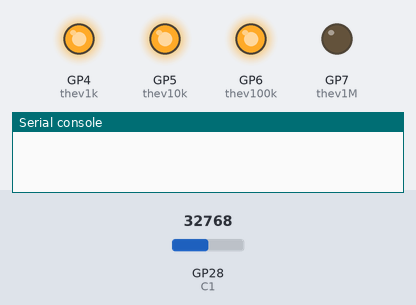
The program below on a simulated Raspberry Pi Pico running MicroPython. Shown: output pins drawn as LEDs (lit = HIGH), the last lines printed to the serial console. The inputs (shaded band) are chosen by the test bench; at power-on: GP28 (C1) = 32768 (analog values on the 0–65535 scale). Library files of the repository ran but are not shown: ST7735.py, sysfont.py. At 1.3 s the program stops and its outputs stay as they are.

Above: at 1.2 s.
1.3 s: GP28 (C1) set to 57670
At 2.5 s:
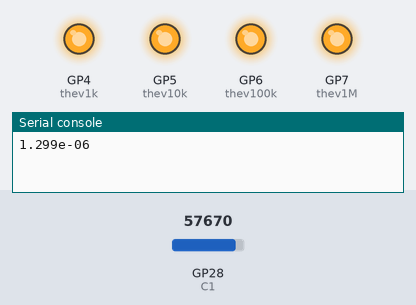
Timing chart, 0 to 2.8 s (numbered marks = the images above; inputs shaded):
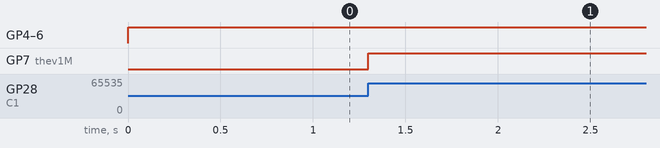

The program:

capacitance_test.py
```python
from machine import Timer, Pin, PWM, ADC, SPI
import time
import data
from ST7735 import TFT
from sysfont import sysfont

C1Ref = ADC(29)
C1 = ADC(28)
C2Ref = ADC(27)
C2 = ADC(26)

c1gnd = Pin(25, Pin.OUT)
c1gnd.value(0)
c2gnd = Pin(24, Pin.OUT)
c2gnd.value(0)
c3gnd = Pin(23, Pin.OUT)
c3gnd.value(0)
c4gnd = Pin(22, Pin.OUT)
c4gnd.value(0)

thev1k = Pin(4, Pin.OUT)
thev1k.value(1)
thev10k = Pin(5, Pin.OUT)
thev10k.value(1)
thev100k = Pin(6, Pin.OUT)
thev100k.value(1)
thev1M = Pin(7, Pin.OUT)
thev1M.value(1)

target = 0.632 * 65535 / 2 + 65535 / 2

initial_time = time.ticks_ms()
thev1M.value(0)
while C1.read_u16() < target:
    pass
final_time = time.ticks_ms()
thev1M.value(1)

tau = time.ticks_diff(final_time, initial_time)
print(tau/1000000000)
    
```

data.py
```python
sine = [32767, 32972, 33178, 33384, 33590, 33796, 34001, 34207, 34413, 34618, 34824, 35029, 35235, 35440, 35645, 35850, 36055, 36260, 36464, 36669, 36873, 37077, 37281, 37485, 37689, 37892, 38096, 38299, 38501, 38704, 38906, 39109, 39310, 39512, 39713, 39914, 40115, 40316, 40516, 40716, 40915, 41115, 41313, 41512, 41710, 41908, 42106, 42303, 42500, 42696, 42892, 43088, 43283, 43478, 43672, 43866, 44059, 44252, 44445, 44637, 44829, 45020, 45211, 45401, 45591, 45780, 45969, 46157, 46344, 46531, 46718, 46904, 47089, 47274, 47459, 47642, 47826, 48008, 48190, 48371, 48552, 48732, 48912, 49091, 49269, 49446, 49623, 49799, 49975, 50150, 50324, 50497, 50670, 50842, 51014, 51184, 51354, 51523, 51692, 51860, 52026, 52193, 52358, 52523, 52687, 52850, 53012, 53173, 53334, 53494, 53653, 53811, 53969, 54125, 54281, 54436, 54590, 54743, 54895, 55047, 55197, 55347, 55495, 55643, 55790, 55936, 56081, 56226, 56369, 56511, 56653, 56793, 56933, 57071, 57209, 57345, 57481, 57616, 57749, 57882, 58014, 58145, 58274, 58403, 58531, 58658, 58783, 58908, 59031, 59154, 59276, 59396, 59515, 59634, 59751, 59867, 59983, 60097, 60210, 60322, 60433, 60542, 60651, 60759, 60865, 60970, 61075, 61178, 61280, 61381, 61480, 61579, 61677, 61773, 61868, 61962, 62055, 62147, 62237, 62327, 62415, 62502, 62588, 62673, 62756, 62839, 62920, 63000, 63079, 63156, 63232, 63308, 63382, 63454, 63526, 63596, 63665, 63733, 63800, 63866, 63930, 63993, 64055, 64115, 64174, 64232, 64289, 64345, 64399, 64452, 64504, 64555, 64604, 64652, 64699, 64744, 64789, 64832, 64873, 64914, 64953, 64991, 65028, 65063, 65097, 65130, 65162, 65192, 65221, 65249, 65275, 65300, 65324, 65347, 65368, 65388, 65407, 65424, 65440, 65455, 65469, 65481, 65492, 65502, 65510, 65517, 65523, 65528, 65531, 65533, 65534, 65533, 65531, 65528, 65523, 65517, 65510, 65502, 65492, 65481, 65469, 65455, 65440, 65424, 65407, 65388, 65368, 65347, 65324, 65300, 65275, 65249, 65221, 65192, 65162, 65130, 65097, 65063, 65028, 64991, 64953, 64914, 64873, 64832, 64789, 64744, 64699, 64652, 64604, 64555, 64504, 64452, 64399, 64345, 64289, 64232, 64174, 64115, 64055, 63993, 63930, 63866, 63800, 63733, 63665, 63596, 63526, 63454, 63382, 63308, 63232, 63156, 63079, 63000, 62920, 62839, 62756, 62673, 62588, 62502, 62415, 62327, 62237, 62147, 62055, 61962, 61868, 61773, 61677, 61579, 61480, 61381, 61280, 61178, 61075, 60970, 60865, 60759, 60651, 60542, 60433, 60322, 60210, 60097, 59983, 59867, 59751, 59634, 59515, 59396, 59276, 59154, 59031, 58908, 58783, 58658, 58531, 58403, 58274, 58145, 58014, 57882, 57749, 57616, 57481, 57345, 57209, 57071, 56933, 56793, 56653, 56511, 56369, 56226, 56081, 55936, 55790, 55643, 55495, 55347, 55197, 55047, 54895, 54743, 54590, 54436, 54281, 54125, 53969, 53811, 53653, 53494, 53334, 53173, 53012, 52850, 52687, 52523, 52358, 52193, 52026, 51860, 51692, 51523, 51354, 51184, 51014, 50842, 50670, 50497, 50324, 50150, 49975, 49799, 49623, 49446, 49269, 49091, 48912, 48732, 48552, 48371, 48190, 48008, 47826, 47642, 47459, 47274, 47089, 46904, 46718, 46531, 46344, 46157, 45969, 45780, 45591, 45401, 45211, 45020, 44829, 44637, 44445, 44252, 44059, 43866, 43672, 43478, 43283, 43088, 42892, 42696, 42500, 42303, 42106, 41908, 41710, 41512, 41313, 41115, 40915, 40716, 40516, 40316, 40115, 39914, 39713, 39512, 39310, 39109, 38906, 38704, 38501, 38299, 38096, 37892, 37689, 37485, 37281, 37077, 36873, 36669, 36464, 36260, 36055, 35850, 35645, 35440, 35235, 35029, 34824, 34618, 34413, 34207, 34001, 33796, 33590, 33384, 33178, 32972, 32767, 32561, 32355, 32149, 31943, 31737, 31532, 31326, 31120, 30915, 30709, 30504, 30298, 30093, 29888, 29683, 29478, 29273, 29069, 28864, 28660, 28456, 28252, 28048, 27844, 27641, 27437, 27234, 27032, 26829, 26627, 26424, 26223, 26021, 25820, 25619, 25418, 25217, 25017, 24817, 24618, 24418, 24220, 24021, 23823, 23625, 23427, 23230, 23033, 22837, 22641, 22445, 22250, 22055, 21861, 21667, 21474, 21281, 21088, 20896, 20704, 20513, 20322, 20132, 19942, 19753, 19564, 19376, 19189, 19002, 18815, 18629, 18444, 18259, 18074, 17891, 17707, 17525, 17343, 17162, 16981, 16801, 16621, 16442, 16264, 16087, 15910, 15734, 15558, 15383, 15209, 15036, 14863, 14691, 14519, 14349, 14179, 14010, 13841, 13673, 13507, 13340, 13175, 13010, 12846, 12683, 12521, 12360, 12199, 12039, 11880, 11722, 11564, 11408, 11252, 11097, 10943, 10790, 10638, 10486, 10336, 10186, 10038, 9890, 9743, 9597, 9452, 9307, 9164, 9022, 8880, 8740, 8600, 8462, 8324, 8188, 8052, 7917, 7784, 7651, 7519, 7388, 7259, 7130, 7002, 6875, 6750, 6625, 6502, 6379, 6257, 6137, 6018, 5899, 5782, 5666, 5550, 5436, 5323, 5211, 5100, 4991, 4882, 4774, 4668, 4563, 4458, 4355, 4253, 4152, 4053, 3954, 3856, 3760, 3665, 3571, 3478, 3386, 3296, 3206, 3118, 3031, 2945, 2860, 2777, 2694, 2613, 2533, 2454, 2377, 2301, 2225, 2151, 2079, 2007, 1937, 1868, 1800, 1733, 1667, 1603, 1540, 1478, 1418, 1359, 1301, 1244, 1188, 1134, 1081, 1029, 978, 929, 881, 834, 789, 744, 701, 660, 619, 580, 542, 505, 470, 436, 403, 371, 341, 312, 284, 258, 233, 209, 186, 165, 145, 126, 109, 93, 78, 64, 52, 41, 31, 23, 16, 10, 5, 2, 0, 0, 0, 2, 5, 10, 16, 23, 31, 41, 52, 64, 78, 93, 109, 126, 145, 165, 186, 209, 233, 258, 284, 312, 341, 371, 403, 436, 470, 505, 542, 580, 619, 660, 701, 744, 789, 834, 881, 929, 978, 1029, 1081, 1134, 1188, 1244, 1301, 1359, 1418, 1478, 1540, 1603, 1667, 1733, 1800, 1868, 1937, 2007, 2079, 2151, 2225, 2301, 2377, 2454, 2533, 2613, 2694, 2777, 2860, 2945, 3031, 3118, 3206, 3296, 3386, 3478, 3571, 3665, 3760, 3856, 3954, 4053, 4152, 4253, 4355, 4458, 4563, 4668, 4774, 4882, 4991, 5100, 5211, 5323, 5436, 5550, 5666, 5782, 5899, 6018, 6137, 6257, 6379, 6502, 6625, 6750, 6875, 7002, 7130, 7259, 7388, 7519, 7651, 7784, 7917, 8052, 8188, 8324, 8462, 8600, 8740, 8880, 9022, 9164, 9307, 9452, 9597, 9743, 9890, 10038, 10186, 10336, 10486, 10638, 10790, 10943, 11097, 11252, 11408, 11564, 11722, 11880, 12039, 12199, 12360, 12521, 12683, 12846, 13010, 13175, 13340, 13507, 13673, 13841, 14010, 14179, 14349, 14519, 14691, 14863, 15036, 15209, 15383, 15558, 15734, 15910, 16087, 16264, 16442, 16621, 16801, 16981, 17162, 17343, 17525, 17707, 17891, 18074, 18259, 18444, 18629, 18815, 19002, 19189, 19376, 19564, 19753, 19942, 20132, 20322, 20513, 20704, 20896, 21088, 21281, 21474, 21667, 21861, 22055, 22250, 22445, 22641, 22837, 23033, 23230, 23427, 23625, 23823, 24021, 24220, 24418, 24618, 24817, 25017, 25217, 25418, 25619, 25820, 26021, 26223, 26424, 26627, 26829, 27032, 27234, 27437, 27641, 27844, 28048, 28252, 28456, 28660, 28864, 29069, 29273, 29478, 29683, 29888, 30093, 30298, 30504, 30709, 30915, 31120, 31326, 31532, 31737, 31943, 32149, 32355, 32561]
tri = [32768, 32899, 33030, 33161, 33292, 33423, 33554, 33685, 33816, 33947, 34078, 34209, 34340, 34471, 34603, 34734, 34865, 34996, 35127, 35258, 35389, 35520, 35651, 35782, 35913, 36044, 36175, 36306, 36438, 36569, 36700, 36831, 36962, 37093, 37224, 37355, 37486, 37617, 37748, 37879, 38010, 38141, 38273, 38404, 38535, 38666, 38797, 38928, 39059, 39190, 39321, 39452, 39583, 39714, 39845, 39976, 40108, 40239, 40370, 40501, 40632, 40763, 40894, 41025, 41156, 41287, 41418, 41549, 41680, 41811, 41943, 42074, 42205, 42336, 42467, 42598, 42729, 42860, 42991, 43122, 43253, 43384, 43515, 43646, 43778, 43909, 44040, 44171, 44302, 44433, 44564, 44695, 44826, 44957, 45088, 45219, 45350, 45481, 45613, 45744, 45875, 46006, 46137, 46268, 46399, 46530, 46661, 46792, 46923, 47054, 47185, 47316, 47448, 47579, 47710, 47841, 47972, 48103, 48234, 48365, 48496, 48627, 48758, 48889, 49020, 49152, 49283, 49414, 49545, 49676, 49807, 49938, 50069, 50200, 50331, 50462, 50593, 50724, 50855, 50987, 51118, 51249, 51380, 51511, 51642, 51773, 51904, 52035, 52166, 52297, 52428, 52559, 52690, 52822, 52953, 53084, 53215, 53346, 53477, 53608, 53739, 53870, 54001, 54132, 54263, 54394, 54525, 54657, 54788, 54919, 55050, 55181, 55312, 55443, 55574, 55705, 55836, 55967, 56098, 56229, 56360, 56492, 56623, 56754, 56885, 57016, 57147, 57278, 57409, 57540, 57671, 57802, 57933, 58064, 58195, 58327, 58458, 58589, 58720, 58851, 58982, 59113, 59244, 59375, 59506, 59637, 59768, 59899, 60030, 60162, 60293, 60424, 60555, 60686, 60817, 60948, 61079, 61210, 61341, 61472, 61603, 61734, 61865, 61997, 62128, 62259, 62390, 62521, 62652, 62783, 62914, 63045, 63176, 63307, 63438, 63569, 63700, 63832, 63963, 64094, 64225, 64356, 64487, 64618, 64749, 64880, 65011, 65142, 65273, 65404, 65535, 65403, 65272, 65141, 65010, 64879, 64748, 64617, 64486, 64355, 64224, 64093, 63962, 63831, 63700, 63568, 63437, 63306, 63175, 63044, 62913, 62782, 62651, 62520, 62389, 62258, 62127, 61996, 61865, 61733, 61602, 61471, 61340, 61209, 61078, 60947, 60816, 60685, 60554, 60423, 60292, 60161, 60030, 59898, 59767, 59636, 59505, 59374, 59243, 59112, 58981, 58850, 58719, 58588, 58457, 58326, 58195, 58064, 57932, 57801, 57670, 57539, 57408, 57277, 57146, 57015, 56884, 56753, 56622, 56491, 56360, 56229, 56097, 55966, 55835, 55704, 55573, 55442, 55311, 55180, 55049, 54918, 54787, 54656, 54525, 54394, 54262, 54131, 54000, 53869, 53738, 53607, 53476, 53345, 53214, 53083, 52952, 52821, 52690, 52559, 52428, 52296, 52165, 52034, 51903, 51772, 51641, 51510, 51379, 51248, 51117, 50986, 50855, 50724, 50593, 50461, 50330, 50199, 50068, 49937, 49806, 49675, 49544, 49413, 49282, 49151, 49020, 48889, 48758, 48626, 48495, 48364, 48233, 48102, 47971, 47840, 47709, 47578, 47447, 47316, 47185, 47054, 46923, 46791, 46660, 46529, 46398, 46267, 46136, 46005, 45874, 45743, 45612, 45481, 45350, 45219, 45088, 44957, 44825, 44694, 44563, 44432, 44301, 44170, 44039, 43908, 43777, 43646, 43515, 43384, 43253, 43122, 42990, 42859, 42728, 42597, 42466, 42335, 42204, 42073, 41942, 41811, 41680, 41549, 41418, 41287, 41155, 41024, 40893, 40762, 40631, 40500, 40369, 40238, 40107, 39976, 39845, 39714, 39583, 39452, 39321, 39189, 39058, 38927, 38796, 38665, 38534, 38403, 38272, 38141, 38010, 37879, 37748, 37617, 37486, 37354, 37223, 37092, 36961, 36830, 36699, 36568, 36437, 36306, 36175, 36044, 35913, 35782, 35651, 35519, 35388, 35257, 35126, 34995, 34864, 34733, 34602, 34471, 34340, 34209, 34078, 33947, 33816, 33684, 33553, 33422, 33291, 33160, 33029, 32898, 32767, 32636, 32505, 32374, 32243, 32112, 31981, 31850, 31718, 31587, 31456, 31325, 31194, 31063, 30932, 30801, 30670, 30539, 30408, 30277, 30146, 30015, 29883, 29752, 29621, 29490, 29359, 29228, 29097, 28966, 28835, 28704, 28573, 28442, 28311, 28180, 28048, 27917, 27786, 27655, 27524, 27393, 27262, 27131, 27000, 26869, 26738, 26607, 26476, 26345, 26214, 26082, 25951, 25820, 25689, 25558, 25427, 25296, 25165, 25034, 24903, 24772, 24641, 24510, 24379, 24247, 24116, 23985, 23854, 23723, 23592, 23461, 23330, 23199, 23068, 22937, 22806, 22675, 22544, 22412, 22281, 22150, 22019, 21888, 21757, 21626, 21495, 21364, 21233, 21102, 20971, 20840, 20709, 20577, 20446, 20315, 20184, 20053, 19922, 19791, 19660, 19529, 19398, 19267, 19136, 19005, 18874, 18743, 18611, 18480, 18349, 18218, 18087, 17956, 17825, 17694, 17563, 17432, 17301, 17170, 17039, 16908, 16776, 16645, 16514, 16383, 16252, 16121, 15990, 15859, 15728, 15597, 15466, 15335, 15204, 15073, 14941, 14810, 14679, 14548, 14417, 14286, 14155, 14024, 13893, 13762, 13631, 13500, 13369, 13238, 13106, 12975, 12844, 12713, 12582, 12451, 12320, 12189, 12058, 11927, 11796, 11665, 11534, 11403, 11272, 11140, 11009, 10878, 10747, 10616, 10485, 10354, 10223, 10092, 9961, 9830, 9699, 9568, 9437, 9305, 9174, 9043, 8912, 8781, 8650, 8519, 8388, 8257, 8126, 7995, 7864, 7733, 7602, 7470, 7339, 7208, 7077, 6946, 6815, 6684, 6553, 6422, 6291, 6160, 6029, 5898, 5767, 5636, 5504, 5373, 5242, 5111, 4980, 4849, 4718, 4587, 4456, 4325, 4194, 4063, 3932, 3801, 3669, 3538, 3407, 3276, 3145, 3014, 2883, 2752, 2621, 2490, 2359, 2228, 2097, 1966, 1834, 1703, 1572, 1441, 1310, 1179, 1048, 917, 786, 655, 524, 393, 262, 131, 0, 131, 262, 393, 524, 655, 786, 917, 1048, 1179, 1310, 1441, 1572, 1703, 1834, 1966, 2097, 2228, 2359, 2490, 2621, 2752, 2883, 3014, 3145, 3276, 3407, 3538, 3669, 3801, 3932, 4063, 4194, 4325, 4456, 4587, 4718, 4849, 4980, 5111, 5242, 5373, 5504, 5636, 5767, 5898, 6029, 6160, 6291, 6422, 6553, 6684, 6815, 6946, 7077, 7208, 7339, 7470, 7602, 7733, 7864, 7995, 8126, 8257, 8388, 8519, 8650, 8781, 8912, 9043, 9174, 9305, 9437, 9568, 9699, 9830, 9961, 10092, 10223, 10354, 10485, 10616, 10747, 10878, 11009, 11140, 11272, 11403, 11534, 11665, 11796, 11927, 12058, 12189, 12320, 12451, 12582, 12713, 12844, 12975, 13107, 13238, 13369, 13500, 13631, 13762, 13893, 14024, 14155, 14286, 14417, 14548, 14679, 14810, 14941, 15073, 15204, 15335, 15466, 15597, 15728, 15859, 15990, 16121, 16252, 16383, 16514, 16645, 16776, 16908, 17039, 17170, 17301, 17432, 17563, 17694, 17825, 17956, 18087, 18218, 18349, 18480, 18611, 18743, 18874, 19005, 19136, 19267, 19398, 19529, 19660, 19791, 19922, 20053, 20184, 20315, 20446, 20577, 20709, 20840, 20971, 21102, 21233, 21364, 21495, 21626, 21757, 21888, 22019, 22150, 22281, 22412, 22544, 22675, 22806, 22937, 23068, 23199, 23330, 23461, 23592, 23723, 23854, 23985, 24116, 24247, 24379, 24510, 24641, 24772, 24903, 25034, 25165, 25296, 25427, 25558, 25689, 25820, 25951, 26082, 26214, 26345, 26476, 26607, 26738, 26869, 27000, 27131, 27262, 27393, 27524, 27655, 27786, 27917, 28048, 28180, 28311, 28442, 28573, 28704, 28835, 28966, 29097, 29228, 29359, 29490, 29621, 29752, 29883, 30015, 30146, 30277, 30408, 30539, 30670, 30801, 30932, 31063, 31194, 31325, 31456, 31587, 31718, 31850, 31981, 32112, 32243, 32374, 32505, 32636]

def sineWave():
    return sine

def triWave():
    return tri
```

Measured:
- after the input at 1.3 s, GP7 (thev1M): LOW → HIGH at once
